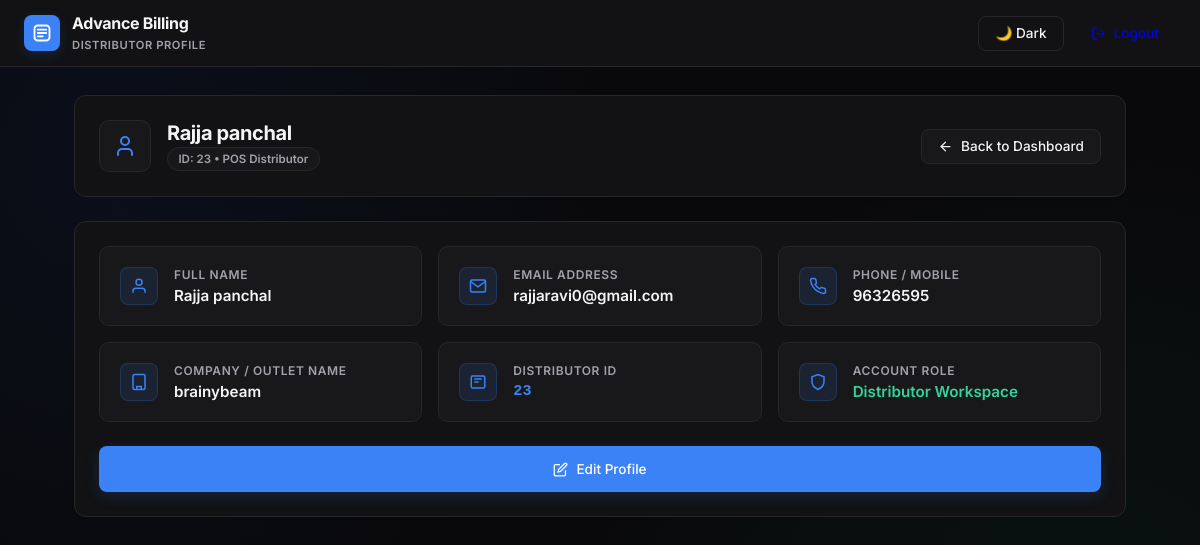
Screenshot of /distributor-profile/ (signed in) with the database file from the repository.
### billing/models.py (models this page shows, shortened)
class User(models.Model):
    name = models.CharField(max_length=100, blank=True)
    email = models.EmailField(unique=True)
    password = models.CharField(max_length=255)
    phone = models.CharField(max_length=20, blank=True, null=True)
    distributor_id = models.CharField(max_length=50, blank=True, null=True, unique=True)
    company_name = models.CharField(max_length=150, blank=True)
    usertype = models.CharField(max_length=20, default='distributor')  # 'distributor' or 'admin'
    today_sales = models.DecimalField(max_digits=12, decimal_places=2, default=0.00)
    available_inventory = models.IntegerField(default=1000)

### billing/views.py (the view, shortened to what this page needs)
# urls.py: path('distributor-profile/', views.distributor_profile, name='distributor_profile'),
@csrf_exempt
def distributor_profile(request):
    try:
        user_id = request.session.get('user_id')
        if not user_id:
            return redirect('distributor_login')
        user = User.objects.get(id=user_id, usertype='distributor')
        return render(request, 'billing/distributor-profile.html', {'user': user, 'profile': user})
    except User.DoesNotExist:
        messages.error(request, "Access restricted to Distributors only..!")
        return redirect('distributor_login')
    except Exception:
        return redirect('distributor_login')

### billing/templates/billing/distributor-profile.html (shortened to what this page needs)
{% load static %}
<!DOCTYPE html>
<html lang="en">
<head>
    <link rel="stylesheet" href="{% static 'assets/css/styles.css' %}?v=2">
</head>
<body class="theme-distributor">
    <header class="top-navbar">
        <div class="nav-inner">
            <a href="{% url 'distributor_dashboard' %}" class="brand-container">
                <div class="brand-icon">
                    <svg width="20" height="20" viewBox="0 0 24 24" fill="none" stroke="currentColor" stroke-width="2.2" stroke-linecap="round" stroke-linejoin="round">
                        <rect x="3" y="3" width="18" height="18" rx="4" />
                        <path d="M7 8h10" />
                        <path d="M7 12h10" />
                        <path d="M7 16h6" />
                    </svg>
                </div>
                <div class="brand-titles">
                    <h1>Advance Billing</h1>
                    <span>Distributor Profile</span>
                </div>
            </a>
            <div class="nav-actions">
                <button type="button" id="theme-toggle-btn" class="btn-shadcn btn-outline" onclick="App.toggleTheme()">
                </button>
                <a href="{% url 'logout' %}" class="btn-shadcn btn-destructive">
                    <svg width="15" height="15" viewBox="0 0 24 24" fill="none" stroke="currentColor" stroke-width="2" stroke-linecap="round" stroke-linejoin="round">
                        <path d="M9 21H5a2 2 0 0 1-2-2V5a2 2 0 0 1 2-2h4"/>
                        <polyline points="16 17 21 12 16 7"/>
                        <line x1="21" y1="12" x2="9" y2="12"/>
                    </svg>
                    <span>Logout</span>
                </a>
            </div>
        </div>
    </header>
    <main class="main-container">
        <div class="shadcn-card">
            <div class="header-banner">
                <div class="user-identity">
                    <div class="avatar-ring">
                        <svg width="24" height="24" viewBox="0 0 24 24" fill="none" stroke="currentColor" stroke-width="2" stroke-linecap="round" stroke-linejoin="round">
                            <path d="M19 21v-2a4 4 0 0 0-4-4H9a4 4 0 0 0-4 4v2"/>
                            <circle cx="12" cy="7" r="4"/>
                        </svg>
                    </div>
                    <div class="user-meta">
                        <h2>{{ user.name }}</h2>
                        <span class="shadcn-badge">
                            ID: {{ user.distributor_id }} &bull; POS Distributor
                        </span>
                    </div>
                </div>
                <a href="{% url 'distributor_dashboard' %}" class="btn-shadcn btn-secondary">
                    <svg width="15" height="15" viewBox="0 0 24 24" fill="none" stroke="currentColor" stroke-width="2" stroke-linecap="round" stroke-linejoin="round">
                        <line x1="19" y1="12" x2="5" y2="12"/>
                        <polyline points="12 19 5 12 12 5"/>
                    </svg>
                    <span>Back to Dashboard</span>
                </a>
            </div>
        </div>
        <div id="profile-read-view" style="{% if is_edit_mode %}display: none;{% else %}display: block;{% endif %}">
            <div class="shadcn-card">
                <div class="profile-grid">
                    <div class="info-card">
                        <div class="info-icon">
                            <svg width="18" height="18" viewBox="0 0 24 24" fill="none" stroke="currentColor" stroke-width="2"><path d="M20 21v-2a4 4 0 0 0-4-4H8a4 4 0 0 0-4 4v2"/><circle cx="12" cy="7" r="4"/></svg>
                        </div>
                        <div class="info-content">
                            <span class="info-label">Full Name</span>
                            <span class="info-val">{{ user.name }}</span>
                        </div>
                    </div>
                    <div class="info-card">
                        <div class="info-icon">
                            <svg width="18" height="18" viewBox="0 0 24 24" fill="none" stroke="currentColor" stroke-width="2"><path d="M4 4h16c1.1 0 2 .9 2 2v12c0 1.1-.9 2-2 2H4c-1.1 0-2-.9-2-2V6c0-1.1.9-2 2-2z"/><polyline points="22,6 12,13 2,6"/></svg>
                        </div>
                        <div class="info-content">
                            <span class="info-label">Email Address</span>
                            <span class="info-val">{{ user.email }}</span>
                        </div>
                    </div>
                    <div class="info-card">
                        <div class="info-icon">
                        </div>
                        <div class="info-content">
                            <span class="info-label">Phone / Mobile</span>
                            <span class="info-val">{{ user.phone }}</span>
                        </div>
                    </div>
                    <div class="info-card">
                        <div class="info-icon">
                            <svg width="18" height="18" viewBox="0 0 24 24" fill="none" stroke="currentColor" stroke-width="2"><rect x="4" y="2" width="16" height="20" rx="2" ry="2"/><path d="M9 22v-4h6v4"/></svg>
                        </div>
                        <div class="info-content">
                            <span class="info-label">Company / Outlet Name</span>
                            <span class="info-val">{{ user.company_name }}</span>
                        </div>
                    </div>
                    <div class="info-card">
                        <div class="info-icon">
                            <svg width="18" height="18" viewBox="0 0 24 24" fill="none" stroke="currentColor" stroke-width="2"><rect x="3" y="4" width="18" height="16" rx="2" ry="2"/><line x1="7" y1="8" x2="17" y2="8"/><line x1="7" y1="12" x2="13" y2="12"/></svg>
                        </div>
                        <div class="info-content">
                            <span class="info-label">Distributor ID</span>
                            <span class="info-val" style="color: var(--dist-primary); font-family: monospace;">{{ user.distributor_id }}</span>
                        </div>
                    </div>
                    <div class="info-card">
                        <div class="info-icon">
                            <svg width="18" height="18" viewBox="0 0 24 24" fill="none" stroke="currentColor" stroke-width="2"><path d="M12 22s8-4 8-10V5l-8-3-8 3v7c0 6 8 10 8 10z"/></svg>
                        </div>
                        <div class="info-content">
                            <span class="info-label">Account Role</span>
                            <span class="info-val" style="color: #34d399;">Distributor Workspace</span>
                        </div>
                    </div>
                </div>
                <div style="margin-top: 1.5rem; display: flex; justify-content: flex-end;">
                    <button type="button" onclick="document.getElementById('profile-read-view').style.display='none'; document.getElementById('profile-edit-view').style.display='block';" class="btn-shadcn btn-primary" style="padding: 0.5rem 1.5rem;">
                        <svg width="15" height="15" viewBox="0 0 24 24" fill="none" stroke="currentColor" stroke-width="2"><path d="M11 4H4a2 2 0 0 0-2 2v14a2 2 0 0 0 2 2h14a2 2 0 0 0 2-2v-7"/><path d="M18.5 2.5a2.121 2.121 0 0 1 3 3L12 15l-4 1 1-4 9.5-9.5z"/></svg>
                        <span>Edit Profile</span>
                    </button>
                </div>
            </div>
        </div>
    </main>
</body>
</html>

### billing/static/assets/css/styles.css (style rules this page uses)
:root { --bg-main: #09090b; --card-bg: #121215; --card-elevated: #18181b; --border: #27272a; --border-hover: #3f3f46; --text-primary: #f4f4f5; --text-muted: #a1a1aa; --text-dim: #71717a; --dist-primary: #3b82f6; --dist-hover: #2563eb; --dist-glow: rgba(59, 130, 246, 0.2); --dist-accent: #0ea5e9; --admin-primary: #10b981; --admin-hover: #059669; --admin-glow: rgba(16, 185, 129, 0.2); --admin-accent: #34d399; --primary: var(--dist-primary); --primary-hover: var(--dist-hover); --primary-glow: var(--dist-glow); --accent: var(--dist-accent); --font-head: 'Inter', -apple-system, BlinkMacSystemFont, sans-serif; --font-body: 'Inter', -apple-system, BlinkMacSystemFont, sans-serif; --radius-sm: 6px; --radius-md: 8px; --radius-lg: 12px; --transition: all 0.15s cubic-bezier(0.4, 0, 0.2, 1); }
body.mode-distributor, body.theme-distributor { --primary: var(--dist-primary); --primary-hover: var(--dist-hover); --primary-glow: var(--dist-glow); --accent: var(--dist-accent); }
* { margin: 0; padding: 0; box-sizing: border-box; font-family: var(--font-body); }
body { background-color: var(--bg-main); color: var(--text-primary); min-height: 100vh; display: flex; flex-direction: column; position: relative; transition: background-color 0.3s ease, color 0.3s ease; background-image: radial-gradient(circle at 10% 20%, rgba(37, 99, 235, 0.07) 0%, transparent 40%), radial-gradient(circle at 90% 80%, rgba(16, 185, 129, 0.06) 0%, transparent 40%); }
.btn-primary { width: 100%; height: 46px; background: var(--primary); color: #fff; border: none; border-radius: var(--radius-md); font-size: 0.9rem; font-weight: 700; cursor: pointer; box-shadow: 0 4px 15px var(--primary-glow); transition: var(--transition); }
.brand-icon { width: 42px; height: 42px; background: linear-gradient(135deg, var(--primary), var(--accent)); border-radius: var(--radius-md); display: flex; align-items: center; justify-content: center; font-family: var(--font-head); font-weight: 800; font-size: 1.1rem; color: #fff; box-shadow: 0 4px 14px var(--primary-glow); }

### rows the page displays
User: name "Rajja panchal", distributor_id "23", email "rajjaravi0@gmail.com", phone "96326595", company_name "brainybeam"
